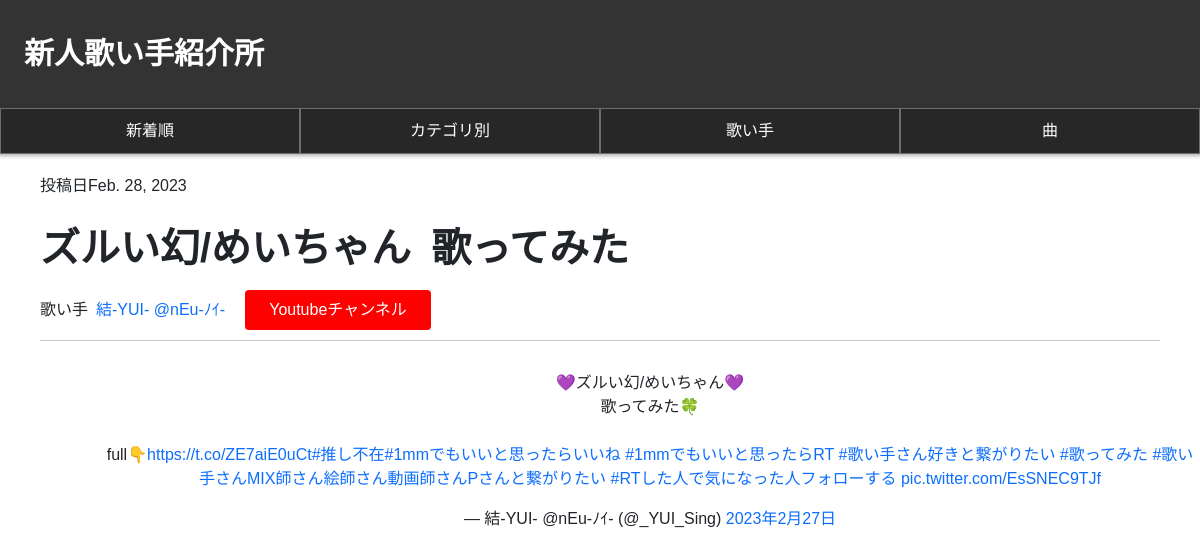
The page /blog/10/ on the database its author committed.
### blog/models.py (models this page shows)
class Article(models.Model):
    tweet_id = models.CharField(verbose_name='ツイートID', max_length=100,)
    name = models.CharField(verbose_name='名前', max_length=100, blank=True, null=True)
    user_id = models.CharField(verbose_name='ユーザーID', max_length=100, blank=True, null=True)
    screen_name = models.CharField(verbose_name='ユーザーネーム', max_length=100, blank=True, null=True)
    text = models.TextField(verbose_name='ツイート文', blank=True, null=True)
    url = models.URLField(default="", blank=True, null=True)
    html = models.TextField(verbose_name='埋め込みコード',)
    created_at = models.DateField(auto_now_add=True)
    updated_at = models.DateField(auto_now=True)
    class Meta:
        verbose_name = '歌い手'
        verbose_name_plural = '歌い手リスト'

### blog/views.py (the view)
# urls.py: path('<slug:pk>/', views.article),
def article(request,pk):
    obj = Article.objects.get(id=pk)
    context={
        'article':obj,
    }
    return render(request, 'blog/article.html', context)

### templates/blog/article.html (shortened to what this page needs)
{% extends 'mysite/base.html' %}
{% block content %}
<header>
    <div class="contain">
        <div class="header-left">
            <a href="/" class="logo">新人歌い手紹介所</a>
        </div>
        <div class="header-right">
            <div class="tags">
                <a href="#" class="login">新着順</a>
            </div>
            <div class="tags">
                <a href="#" class="login">カテゴリ別</a>
            </div>
            <div class="tags">
                <a href="#" class="login">歌い手</a>
            </div>
            <div class="tags">
                <a href="#" class="login">曲</a>
            </div>
        </div>
        </div>
</header>
<div class="article-page">
    <div class="contain">
        <div class="heading">
            <div class="date">
                <p class="added-date">投稿日{{ article.created_at }}</p>
            </div>
            <div class="title">
                <div class="title-text">
                    <h1>{{ article.text }}&ensp;歌ってみた</h1>
                </div>
            </div>
            <div class="song-data">
                <p class="singer">歌い手&ensp;<a href="#" class="">{{ article.name }}</a></p>
                <a class="channel-btn" href="{{ article.url }}">Youtubeチャンネル</a>
            </div>
        </div>
        <div class="tweet-page">
            {% autoescape off %}
            {{ article.html }}
            {% endautoescape %}
        </div>
    </div>
</div>
{% endblock %}

### static/mysite/style.css (style rules this page uses)
* { box-sizing: border-box; }
a { text-decoration:none }
body { margin: 0; font-family: "Hiragino Kaku Gothic ProN", sans-serif; }
header { width: 100%; background-color: #333; box-shadow: 0px 0px 4px 2px rgba(0, 0, 0, 0.3); }
.header-left { padding: 1.5rem 2%; }
.header-left a { color: white; display: block; width: 300px; font-size: 30px; font-weight: bold; line-height: 60px; }
.header-right { float: left; width: 100%; }
.tags { width: 25%; float: left; border: 1px solid #6d6d6d; background-color: #282727; text-align: center; }
.header-right a { display: inline-block; color: white; padding: 10px 30px; }
.article-page { margin: 0 auto; }
.heading { padding: 20px 40px 0px 40px; margin: 0px; }
.title h1 { font-weight: bold; padding: 10px 0px; }
.song-data { padding-bottom: 10px; border-bottom:1px solid #c9c9c9; margin-bottom: 20px; }
.song-data p { float: left; margin: 0px 20px 0px 0px; line-height: 40px; }
.channel-btn { background-color: #fd0000; padding: 8px 24px; color: white; display: inline-block; border-radius: 4px; }
.tweet-page { margin: 30px 0px 50px 100px; }

### rows shown on the page
Article: created_at "Feb. 28, 2023", text "ズルい幻/めいちゃん", name "結-YUI- @nEu-ﾉｲ-", html "💜ズルい幻/めいちゃん💜 歌ってみた🍀 full👇 https://t.co/ZE7aiE0uCt #推し不在 #1mmでもいいと思ったらいいね #1mmでもいいと思ったらRT #歌い手さん好きと繋がりたい #歌ってみた #歌い手さんMIX師さん絵師さん動画師さんPさんと繋がりたい #RTした人で気になった人フォローする pic.twitter.com/EsSNEC9TJf — 結-YUI- @nEu-ﾉｲ- (@_YUI_Sing) 2023年2月27日"
